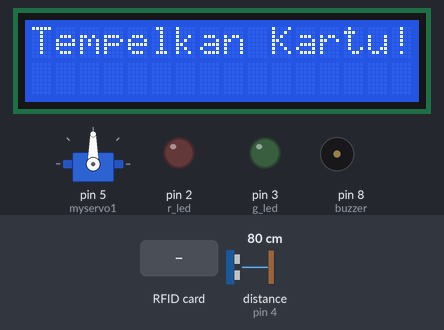
Simulated run of this sketch. Board: Arduino Uno, built with avr-gcc and run on an emulated ATmega328P. Shown: servo, 16×2 character LCD, output pins drawn as LEDs (lit = HIGH), buzzer (waves = sounding, pin HIGH). Wiring (inferred from the names in the program): ultrasonic range finder: trigger pin 7; echo pin 4. The test bench sets the inputs (shaded band); at power-on: distance to the obstacle (sensor on pin 4) 80 cm. The echo pulse lasts 58.3 µs per cm; pins used as bus, display or sensor lines are not drawn; what the sketch prints to the serial monitor is not drawn.

Above: at 1.3 s.
1.4 s: RFID card 5E 7A 19 C4 held to the reader
At 1.8 s:
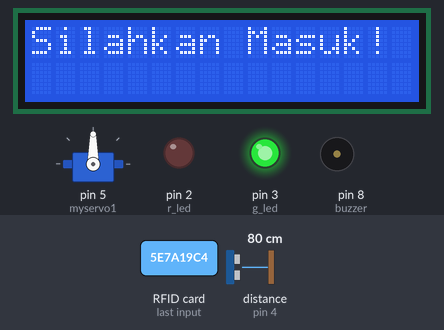
At 3.1 s:
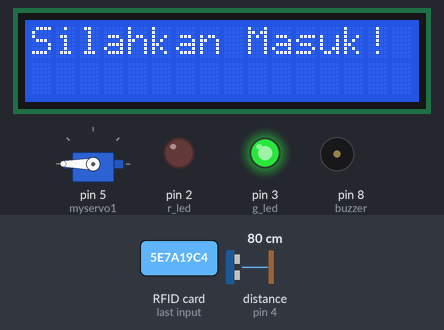
3.4 s: distance to the obstacle (sensor on pin 4) set to 4 cm
At 4.6 s:
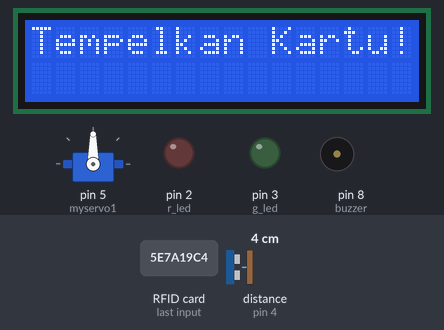
6.4 s: distance to the obstacle (sensor on pin 4) set to 2 cm
9.4 s: distance to the obstacle (sensor on pin 4) set to 9 cm
10.9 s: distance to the obstacle (sensor on pin 4) set to 18 cm
13.9 s: distance to the obstacle (sensor on pin 4) set to 3 cm
Timing chart, 0 to 16.9 s (numbered marks = the images above; inputs shaded):
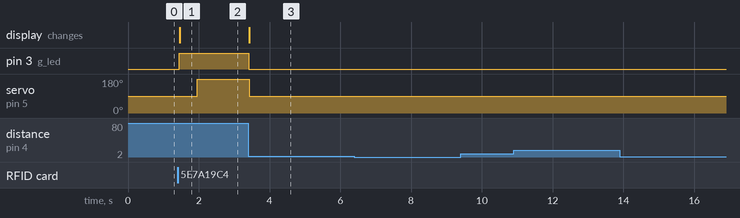

Measured:
- after the input at 1.4 s, pin 3 (g_led): LOW → HIGH at once; servo on pin 5 (myservo1): 90° → 180° after 0.56 s; the display: changes after 0.06 s (image 1)
- after the input at 3.4 s, pin 3 (g_led): HIGH → LOW at once; servo on pin 5 (myservo1): 180° → 90° at once; the display: changes at once (image 3)
- after the input at 6.4 s, every drawn part: stays the same
- after the input at 9.4 s, every drawn part: stays the same
- after the input at 10.9 s, every drawn part: stays the same
- after the input at 13.9 s, every drawn part: stays the same

The sketch:

code.ino
```cpp
#include <LiquidCrystal_I2C.h>
#include <Wire.h>
#include <Servo.h>
#include <SPI.h>
#include <MFRC522.h>
#define r_led 2
#define g_led 3
#define buzzer 8
#define trigger_pin 7
#define echo_pin 4
#define SS_PIN 10
#define RST_PIN 9

MFRC522 mfrc522(SS_PIN, RST_PIN);
MFRC522::MIFARE_Key key;
Servo myservo1;
Servo myservo2;
LiquidCrystal_I2C lcd(0x3F,16,2);
int block=2;
byte blockcontent[16] = {"Anda-Sudah-Masuk"};
//byte blockcontent[16] = {0,0,0,0,0,0,0,0,0,0,0,0,0,0,0,0};
byte readbackblock[18];

void setup() {
  Serial.begin(9600);
  pinMode(trigger_pin, OUTPUT);
  pinMode(echo_pin, INPUT);
  pinMode(r_led, OUTPUT);
  pinMode(g_led, OUTPUT);
  pinMode(buzzer, OUTPUT);
  myservo1.attach(5);
  SPI.begin();
  mfrc522.PCD_Init();
  lcd.begin();
  lcd.clear();
  lcd.setCursor(0, 0);
  lcd.print("Tempelkan Kartu!");
}

void loop(){
  long duration;
  float distance;
  digitalWrite(trigger_pin, LOW);
  delayMicroseconds(2);
  digitalWrite(trigger_pin, HIGH);
  delayMicroseconds(10);
  digitalWrite(trigger_pin, LOW);
  duration = pulseIn (echo_pin, HIGH);
  distance = duration * 0.034/2;
  //Serial.println (distance);
  if(distance < 20){
    myservo1.write(90);
    digitalWrite(g_led, LOW);
    lcd.clear();
    lcd.setCursor(0, 0);
    lcd.print("Tempelkan Kartu!");
  }

  for (byte i = 0; i < 6; i++)
  {
    key.keyByte[i] = 0xFF;
  }
   if ( ! mfrc522.PICC_IsNewCardPresent()) {
    return;
  }
  // Select one of the cards
  if ( ! mfrc522.PICC_ReadCardSerial()) {
    return;
  }

  readblock(block, readbackblock);

  String data = "";
  for (byte i = 0; i < 16; i++) {
    data += char(readbackblock[i]);
  }
  Serial.println(data);

  if (!data.equals(blockcontent)) {
    writeblock(block, blockcontent);
    digitalWrite(g_led, HIGH);
    lcd.clear();
    lcd.setCursor(0, 0);
    lcd.print("Silahkan Masuk!");
    delay(500);
    myservo1.write(180);
    delay(1000);
  }
  else {
    lcd.clear();
    lcd.setCursor(3, 0);
    lcd.print("Anda Telah");
    lcd.setCursor(1, 1);
    lcd.print("Menaiki Wahana");
    digitalWrite(r_led, HIGH);
    digitalWrite(buzzer, HIGH);
    delay(500);
    digitalWrite(r_led, LOW);
    digitalWrite(buzzer, LOW);
    delay(500);
  }
  mfrc522.PICC_HaltA();
  mfrc522.PCD_StopCrypto1();
}

void writeblock(int blocknumber, byte arrayaddress[]){
  int trailerBlock=blocknumber+(4-blocknumber%4)-1;

  byte status = mfrc522.PCD_Authenticate(MFRC522::PICC_CMD_MF_AUTH_KEY_A, trailerBlock, &key, &(mfrc522.uid));
  if (status != MFRC522::STATUS_OK) {
         Serial.print("PCD_Authenticate() failed: ");
         Serial.println(mfrc522.GetStatusCodeName(status));
         return 3;//return "3" as error message
  }
  else{
    Serial.println("Berhasil Autentikasi");
  }

  status = mfrc522.MIFARE_Write(blocknumber, arrayaddress, 16);
  //status = mfrc522.MIFARE_Write(9, value1Block, 16);
  if (status != MFRC522::STATUS_OK) {
           Serial.print("MIFARE_Write() failed: ");
           Serial.println(mfrc522.GetStatusCodeName(status));
           return 4;//return "4" as error message
  }
  else{
    Serial.println("Berhasil Tulis");
  }
}

void readblock(int blocknumber, byte arrayaddress[]){
  int largestModulo4Number=blocknumber/4*4;
  int trailerBlock=largestModulo4Number+3;

  byte status = mfrc522.PCD_Authenticate(MFRC522::PICC_CMD_MF_AUTH_KEY_A, trailerBlock, &key, &(mfrc522.uid));
  if (status != MFRC522::STATUS_OK) {
         Serial.print("PCD_Authenticate() failed: ");
         Serial.println(mfrc522.GetStatusCodeName(status));
         return 3;//return "3" as error message
  }
  else{
    Serial.println("Berhasil Autentikasi");
  }

  byte buffersize = 18;
  status = mfrc522.MIFARE_Read(blocknumber, arrayaddress, &buffersize);
  if (status != MFRC522::STATUS_OK) {
           Serial.print("MIFARE_Write() failed: ");
           Serial.println(mfrc522.GetStatusCodeName(status));
           return 4;//return "4" as error message
  }
  else{
    Serial.println("Berhasil Baca");
  }
}
```
